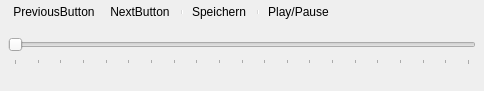
<?xml version="1.0" encoding="UTF-8"?>
<ui version="4.0">
  <class>PlaySoundForm</class>
  <widget class="QDialog" name="PlaySoundForm">
    <property name="geometry"><rect><x>0</x><y>0</y><width>484</width><height>91</height></rect></property>
    <property name="windowTitle"><string>PlaySoundForm</string></property>
    <property name="vclBorderStyle" stdset="0"><string notr="true">bsSizeToolWin</string></property>
    <property name="vclPosition" stdset="0"><string notr="true">poOwnerFormCenter</string></property>
    <property name="vclKeyPreview" stdset="0"><bool>true</bool></property>
    <property name="vclMinWidth" stdset="0"><number>500</number></property>
    <property name="vclMinHeight" stdset="0"><number>125</number></property>
    <property name="vclDesignWidth" stdset="0"><number>484</number></property>
    <property name="vclDesignHeight" stdset="0"><number>91</number></property>
    <widget class="QStatusBar" name="StatusBar">
      <property name="geometry"><rect><x>0</x><y>72</y><width>484</width><height>19</height></rect></property>
      <property name="vclAlign" stdset="0"><string notr="true">alBottom</string></property>
      <property name="sizeGripEnabled"><bool>false</bool></property>
      <property name="vclPanelWidths" stdset="0"><string notr="true">100,50</string></property>
    </widget>
    <widget class="QSlider" name="TrackBar">
      <property name="geometry"><rect><x>8</x><y>32</y><width>468</width><height>33</height></rect></property>
      <property name="vclAnchors" stdset="0"><string notr="true">akLeft,akTop,akRight</string></property>
      <property name="orientation"><enum>Qt::Horizontal</enum></property>
      <property name="minimum"><number>0</number></property>
      <property name="maximum"><number>100</number></property>
      <property name="pageStep"><number>5</number></property>
      <property name="tickInterval"><number>5</number></property>
      <property name="tickPosition"><enum>QSlider::TicksBelow</enum></property>
    </widget>
    <widget class="QFrame" name="CoolBar">
      <property name="geometry"><rect><x>0</x><y>0</y><width>484</width><height>28</height></rect></property>
      <property name="vclAlign" stdset="0"><string notr="true">alTop</string></property>
      <property name="frameShape"><enum>QFrame::NoFrame</enum></property>
      <property name="frameShadow"><enum>QFrame::Plain</enum></property>
      <property name="vclClass" stdset="0"><string notr="true">TCoolBar</string></property>
      <widget class="QToolBar" name="ToolBar">
        <property name="geometry"><rect><x>2</x><y>0</y><width>478</width><height>24</height></rect></property>
        <property name="vclAlign" stdset="0"><string notr="true">alClient</string></property>
        <property name="movable"><bool>false</bool></property>
        <property name="floatable"><bool>false</bool></property>
        <property name="iconSize"><size><width>16</width><height>16</height></size></property>
        <property name="toolButtonStyle"><enum>Qt::ToolButtonTextBesideIcon</enum></property>
        <property name="vclButtonWidth" stdset="0"><number>100</number></property>
        <property name="vclButtonHeight" stdset="0"><number>22</number></property>
        <property name="vclImages" stdset="0"><string notr="true">ImageList</string></property>
        <property name="vclWrapable" stdset="0"><bool>false</bool></property>
        <addaction name="PreviousButton"/>
        <addaction name="NextButton"/>
        <addaction name="separator"/>
        <addaction name="SaveButton"/>
        <addaction name="separator"/>
        <addaction name="PlayPauseButton"/>
      </widget>
    </widget>
    <widget class="QMenu" name="PopupMenu">
      <property name="vclPopupMenu" stdset="0"><bool>true</bool></property>
      <addaction name="MenuSave"/>
      <addaction name="MenuSaveMp3"/>
      <addaction name="MenuSaveOgg"/>
    </widget>
    <action name="PreviousButton">
      <property name="text"><string>PreviousButton</string></property>
      <property name="icon"><iconset resource="../../resources/dfend.qrc"><normaloff>:/imagelists/PlaySoundFormUnit/ImageList/1.png</normaloff></iconset></property>
    </action>
    <action name="NextButton">
      <property name="text"><string>NextButton</string></property>
      <property name="icon"><iconset resource="../../resources/dfend.qrc"><normaloff>:/imagelists/PlaySoundFormUnit/ImageList/2.png</normaloff></iconset></property>
      <property name="tag" stdset="0"><number>1</number></property>
    </action>
    <action name="ToolButton1">
      <property name="vclSeparator" stdset="0"><bool>true</bool></property>
    </action>
    <action name="SaveButton">
      <property name="text"><string>Speichern</string></property>
      <property name="icon"><iconset resource="../../resources/dfend.qrc"><normaloff>:/imagelists/PlaySoundFormUnit/ImageList/0.png</normaloff></iconset></property>
      <property name="tag" stdset="0"><number>2</number></property>
    </action>
    <action name="ToolButton2">
      <property name="vclSeparator" stdset="0"><bool>true</bool></property>
    </action>
    <action name="PlayPauseButton">
      <property name="text"><string>Play/Pause</string></property>
      <property name="icon"><iconset resource="../../resources/dfend.qrc"><normaloff>:/imagelists/PlaySoundFormUnit/ImageList/3.png</normaloff></iconset></property>
      <property name="tag" stdset="0"><number>6</number></property>
    </action>
    <action name="MenuSave">
      <property name="text"><string>Speichern...</string></property>
      <property name="tag" stdset="0"><number>3</number></property>
    </action>
    <action name="MenuSaveMp3">
      <property name="text"><string>Speichern als mp3-Datei...</string></property>
      <property name="tag" stdset="0"><number>4</number></property>
    </action>
    <action name="MenuSaveOgg">
      <property name="text"><string>Speichern als ogg-Datei...</string></property>
      <property name="tag" stdset="0"><number>5</number></property>
    </action>
  </widget>
  <resources><include location="../../resources/dfend.qrc"/></resources>
  <connections/>
</ui>
